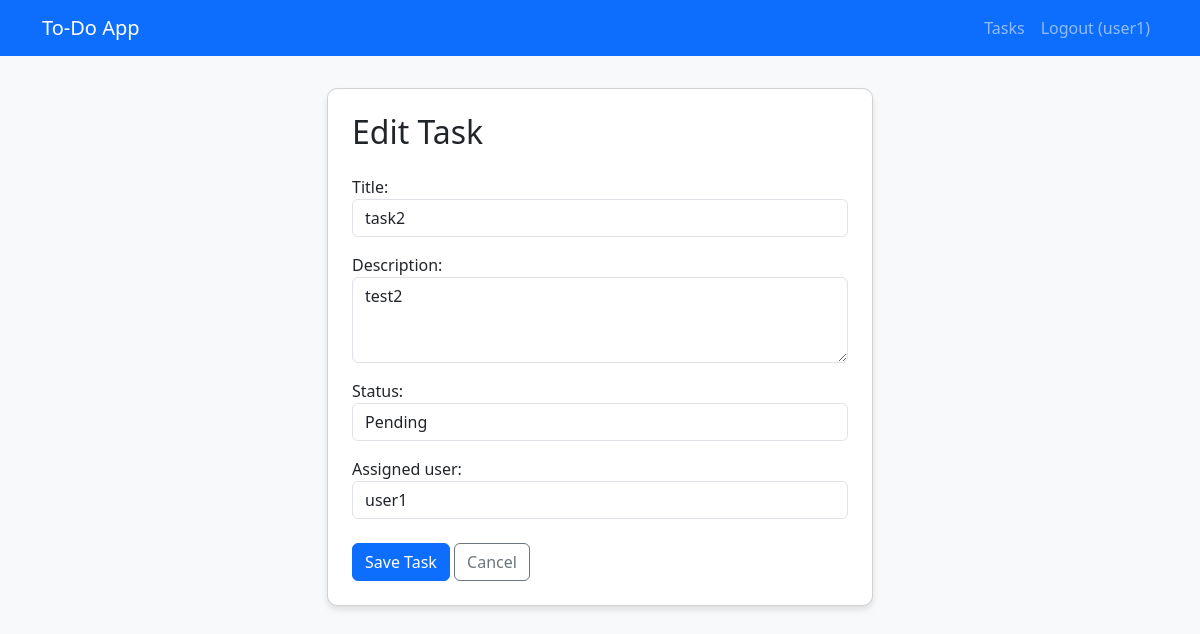
/edit/2/ (signed in), run on the app's committed database.
### todo_app/models.py (models this page shows, shortened)
class CustomUser(AbstractUser):
    is_approved = models.BooleanField(default=False)
    phone_number = models.CharField(max_length=15, blank=True)
    def __str__(self):
        return self.username

class Task(models.Model):
    STATUS_CHOICES = [
        ('Pending', 'Pending'),
        ('In Progress', 'In Progress'),
        ('Completed', 'Completed'),
    ]
    title = models.CharField(max_length=200)
    description = models.TextField(blank=True)
    status = models.CharField(max_length=20, choices=STATUS_CHOICES, default='Pending')
    assigned_user = models.ForeignKey(CustomUser, on_delete=models.CASCADE, related_name='tasks')
    created_by = models.ForeignKey(CustomUser, on_delete=models.CASCADE, related_name='created_tasks', null=True, blank=True)
    created_date = models.DateTimeField(default=timezone.now)

### todo_app/views.py (the view)
# urls.py: path('edit/<int:pk>/', views.task_edit, name='task_edit'),
@login_required
def task_edit(request, pk):
    if request.user.is_superuser:
        task = get_object_or_404(Task, Q(pk=pk) & (Q(assigned_user=request.user) | Q(created_by=request.user)))
    else:
        task = get_object_or_404(Task, pk=pk, assigned_user=request.user)
    if request.method == 'POST':
        form = TaskForm(request.POST, instance=task, user=request.user)
        if form.is_valid():
            form.save()
            messages.success(request, 'Task updated successfully.')
            return redirect('task_list')
    else:
        form = TaskForm(instance=task, user=request.user)
    return render(request, 'todo_app/task_form.html', {'form': form, 'title': 'Edit Task'})

### todo_app/forms.py
class TaskForm(forms.ModelForm):
    class Meta:
        model = Task
        fields = ['title', 'description', 'status', 'assigned_user']
        widgets = {
            'title': forms.TextInput(attrs={'class': 'form-control'}),
            'description': forms.Textarea(attrs={'class': 'form-control', 'rows': 3}),
            'status': forms.Select(attrs={'class': 'form-control'}),
            'assigned_user': forms.Select(attrs={'class': 'form-control'}),
        }
    def __init__(self, *args, **kwargs):
        user = kwargs.pop('user', None)
        super(TaskForm, self).__init__(*args, **kwargs)
        if user and user.is_superuser:
            self.fields['assigned_user'].queryset = CustomUser.objects.filter(
                models.Q(is_superuser=False) | models.Q(id=user.id)
            )
        else:
            self.fields['assigned_user'].queryset = CustomUser.objects.filter(is_superuser=False)

### todo_app/templates/todo_app/task_form.html (shortened to what this page needs)
{% extends 'todo_app/base.html' %}
{% block content %}
<div class="row justify-content-center">
    <div class="col-md-6">
        <div class="card p-4">
            <h2 class="mb-4">{{ title }}</h2>
            <form method="post">
                {% for field in form %}
                <div class="mb-3">
                    {{ field.label_tag }}
                    {{ field }}
                </div>
                {% endfor %}
                <div class="mt-4">
                    <button type="submit" class="btn btn-primary">Save Task</button>
                    <a href="{% url 'task_list' %}" class="btn btn-outline-secondary">Cancel</a>
                </div>
            </form>
        </div>
    </div>
</div>
{% endblock %}

### todo_app/templates/todo_app/base.html (shortened to what this page needs)
{% load static %}
<!DOCTYPE html>
<html lang="en">
<head>
    <link href="https://cdn.jsdelivr.net/npm/bootstrap@5.3.0/dist/css/bootstrap.min.css" rel="stylesheet">
    <link rel="stylesheet" href="{% static 'css/admin_dashboard.css' %}">
</head>
<body>
    <nav class="navbar navbar-expand-lg navbar-dark bg-primary">
        <div class="container">
            <a class="navbar-brand" href="{% url 'landing' %}">To-Do App</a>
            <div class="collapse navbar-collapse" id="navbarNav">
                <ul class="navbar-nav ms-auto">
                    {% if user.is_authenticated %}
                    <li class="nav-item"><a class="nav-link" href="{% url 'task_list' %}">Tasks</a></li>
                    <li class="nav-item"><a class="nav-link" href="{% url 'logout' %}">Logout ({{ user.username }})</a>
                    </li>
                    {% else %}
                    <li class="nav-item"><a class="nav-link" href="{% url 'login' %}">Login</a></li>
                    <li class="nav-item"><a class="nav-link" href="{% url 'register' %}">Register</a></li>
                    {% endif %}
                </ul>
            </div>
        </div>
    </nav>
    <div class="container">
        {% block content %}{% endblock %}
    </div>
</body>
</html>

### todo_app/templates/todo_app/base.html (style rules this page uses)
body { background-color: #f8f9fa; }
.navbar { margin-bottom: 2rem; }
.card { border-radius: 10px; box-shadow: 0 4px 6px rgba(0, 0, 0, 0.1); }

### data on the page
CustomUser: username "user1"
Task: form "task2" "test2" "Pending" "user1"

### other printed values
{{ title }} "Edit Task"
{{ field.label_tag }} "Title:" "Description:" "Status:" "Assigned user:"
